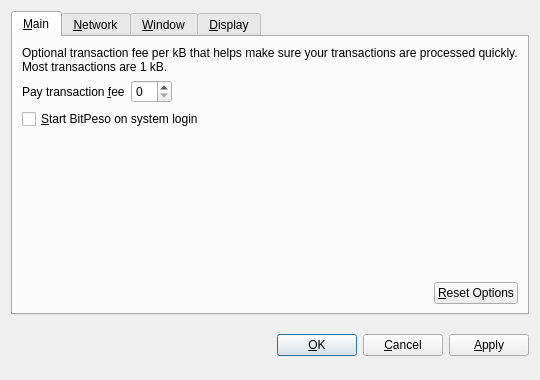
<?xml version="1.0" encoding="UTF-8"?>
<ui version="4.0">
 <class>OptionsDialog</class>
 <widget class="QDialog" name="OptionsDialog">
  <property name="geometry">
   <rect>
    <x>0</x>
    <y>0</y>
    <width>540</width>
    <height>380</height>
   </rect>
  </property>
  <property name="windowTitle">
   <string>Options</string>
  </property>
  <property name="modal">
   <bool>true</bool>
  </property>
  <layout class="QVBoxLayout" name="verticalLayout">
   <item>
    <widget class="QTabWidget" name="tabWidget">
     <property name="tabPosition">
      <enum>QTabWidget::North</enum>
     </property>
     <property name="currentIndex">
      <number>0</number>
     </property>
     <widget class="QWidget" name="tabMain">
      <attribute name="title">
       <string>&amp;Main</string>
      </attribute>
      <layout class="QVBoxLayout" name="verticalLayout_Main">
       <item>
        <widget class="QLabel" name="transactionFeeInfoLabel">
         <property name="text">
          <string>Optional transaction fee per kB that helps make sure your transactions are processed quickly. Most transactions are 1 kB.</string>
         </property>
         <property name="textFormat">
          <enum>Qt::PlainText</enum>
         </property>
         <property name="wordWrap">
          <bool>true</bool>
         </property>
        </widget>
       </item>
       <item>
        <layout class="QHBoxLayout" name="horizontalLayout_1_Main">
         <item>
          <widget class="QLabel" name="transactionFeeLabel">
           <property name="text">
            <string>Pay transaction &amp;fee</string>
           </property>
           <property name="textFormat">
            <enum>Qt::PlainText</enum>
           </property>
           <property name="buddy">
            <cstring>transactionFee</cstring>
           </property>
          </widget>
         </item>
         <item>
          <widget class="BitcoinAmountField" name="transactionFee"/>
         </item>
         <item>
          <spacer name="horizontalSpacer_1_Main">
           <property name="orientation">
            <enum>Qt::Horizontal</enum>
           </property>
           <property name="sizeHint" stdset="0">
            <size>
             <width>40</width>
             <height>20</height>
            </size>
           </property>
          </spacer>
         </item>
        </layout>
       </item>
       <item>
        <widget class="QCheckBox" name="bitcoinAtStartup">
         <property name="toolTip">
          <string>Automatically start BitPeso after logging in to the system.</string>
         </property>
         <property name="text">
          <string>&amp;Start BitPeso on system login</string>
         </property>
        </widget>
       </item>
       <item>
        <spacer name="verticalSpacer_Main">
         <property name="orientation">
          <enum>Qt::Vertical</enum>
         </property>
         <property name="sizeHint" stdset="0">
          <size>
           <width>20</width>
           <height>40</height>
          </size>
         </property>
        </spacer>
       </item>
       <item>
        <layout class="QHBoxLayout" name="horizontalLayout_2_Main">
         <item>
          <spacer name="horizontalSpacer_2_Main">
           <property name="orientation">
            <enum>Qt::Horizontal</enum>
           </property>
           <property name="sizeHint" stdset="0">
            <size>
             <width>40</width>
             <height>20</height>
            </size>
           </property>
          </spacer>
         </item>
         <item>
          <widget class="QPushButton" name="resetButton">
           <property name="toolTip">
            <string>Reset all client options to default.</string>
           </property>
           <property name="text">
            <string>&amp;Reset Options</string>
           </property>
           <property name="autoDefault">
            <bool>false</bool>
           </property>
          </widget>
         </item>
        </layout>
       </item>
      </layout>
     </widget>
     <widget class="QWidget" name="tabNetwork">
      <attribute name="title">
       <string>&amp;Network</string>
      </attribute>
      <layout class="QVBoxLayout" name="verticalLayout_Network">
       <item>
        <widget class="QCheckBox" name="mapPortUpnp">
         <property name="toolTip">
          <string>Automatically open the BitPeso client port on the router. This only works when your router supports UPnP and it is enabled.</string>
         </property>
         <property name="text">
          <string>Map port using &amp;UPnP</string>
         </property>
        </widget>
       </item>
       <item>
        <widget class="QCheckBox" name="connectSocks">
         <property name="toolTip">
          <string>Connect to the BitPeso network through a SOCKS proxy (e.g. when connecting through Tor).</string>
         </property>
         <property name="text">
          <string>&amp;Connect through SOCKS proxy:</string>
         </property>
        </widget>
       </item>
       <item>
        <layout class="QHBoxLayout" name="horizontalLayout_Network">
         <item>
          <widget class="QLabel" name="proxyIpLabel">
           <property name="text">
            <string>Proxy &amp;IP:</string>
           </property>
           <property name="textFormat">
            <enum>Qt::PlainText</enum>
           </property>
           <property name="buddy">
            <cstring>proxyIp</cstring>
           </property>
          </widget>
         </item>
         <item>
          <widget class="QValidatedLineEdit" name="proxyIp">
           <property name="maximumSize">
            <size>
             <width>140</width>
             <height>16777215</height>
            </size>
           </property>
           <property name="toolTip">
            <string>IP address of the proxy (e.g. 127.0.0.1)</string>
           </property>
          </widget>
         </item>
         <item>
          <widget class="QLabel" name="proxyPortLabel">
           <property name="text">
            <string>&amp;Port:</string>
           </property>
           <property name="textFormat">
            <enum>Qt::PlainText</enum>
           </property>
           <property name="buddy">
            <cstring>proxyPort</cstring>
           </property>
          </widget>
         </item>
         <item>
          <widget class="QLineEdit" name="proxyPort">
           <property name="maximumSize">
            <size>
             <width>55</width>
             <height>16777215</height>
            </size>
           </property>
           <property name="toolTip">
            <string>Port of the proxy (e.g. 9050)</string>
           </property>
          </widget>
         </item>
         <item>
          <widget class="QLabel" name="socksVersionLabel">
           <property name="text">
            <string>SOCKS &amp;Version:</string>
           </property>
           <property name="textFormat">
            <enum>Qt::PlainText</enum>
           </property>
           <property name="buddy">
            <cstring>socksVersion</cstring>
           </property>
          </widget>
         </item>
         <item>
          <widget class="QValueComboBox" name="socksVersion">
           <property name="toolTip">
            <string>SOCKS version of the proxy (e.g. 5)</string>
           </property>
          </widget>
         </item>
         <item>
          <spacer name="horizontalSpacer_Network">
           <property name="orientation">
            <enum>Qt::Horizontal</enum>
           </property>
           <property name="sizeHint" stdset="0">
            <size>
             <width>40</width>
             <height>20</height>
            </size>
           </property>
          </spacer>
         </item>
        </layout>
       </item>
       <item>
        <spacer name="verticalSpacer_Network">
         <property name="orientation">
          <enum>Qt::Vertical</enum>
         </property>
         <property name="sizeHint" stdset="0">
          <size>
           <width>20</width>
           <height>40</height>
          </size>
         </property>
        </spacer>
       </item>
      </layout>
     </widget>
     <widget class="QWidget" name="tabWindow">
      <attribute name="title">
       <string>&amp;Window</string>
      </attribute>
      <layout class="QVBoxLayout" name="verticalLayout_Window">
       <item>
        <widget class="QCheckBox" name="minimizeToTray">
         <property name="toolTip">
          <string>Show only a tray icon after minimizing the window.</string>
         </property>
         <property name="text">
          <string>&amp;Minimize to the tray instead of the taskbar</string>
         </property>
        </widget>
       </item>
       <item>
        <widget class="QCheckBox" name="minimizeOnClose">
         <property name="toolTip">
          <string>Minimize instead of exit the application when the window is closed. When this option is enabled, the application will be closed only after selecting Quit in the menu.</string>
         </property>
         <property name="text">
          <string>M&amp;inimize on close</string>
         </property>
        </widget>
       </item>
       <item>
        <spacer name="verticalSpacer_Window">
         <property name="orientation">
          <enum>Qt::Vertical</enum>
         </property>
         <property name="sizeHint" stdset="0">
          <size>
           <width>20</width>
           <height>40</height>
          </size>
         </property>
        </spacer>
       </item>
      </layout>
     </widget>
     <widget class="QWidget" name="tabDisplay">
      <attribute name="title">
       <string>&amp;Display</string>
      </attribute>
      <layout class="QVBoxLayout" name="verticalLayout_Display">
       <item>
        <layout class="QHBoxLayout" name="horizontalLayout_1_Display">
         <item>
          <widget class="QLabel" name="langLabel">
           <property name="text">
            <string>User Interface &amp;language:</string>
           </property>
           <property name="textFormat">
            <enum>Qt::PlainText</enum>
           </property>
           <property name="buddy">
            <cstring>lang</cstring>
           </property>
          </widget>
         </item>
         <item>
          <widget class="QValueComboBox" name="lang">
           <property name="toolTip">
            <string>The user interface language can be set here. This setting will take effect after restarting BitPeso.</string>
           </property>
          </widget>
         </item>
        </layout>
       </item>
       <item>
        <layout class="QHBoxLayout" name="horizontalLayout_2_Display">
         <item>
          <widget class="QLabel" name="unitLabel">
           <property name="text">
            <string>&amp;Unit to show amounts in:</string>
           </property>
           <property name="textFormat">
            <enum>Qt::PlainText</enum>
           </property>
           <property name="buddy">
            <cstring>unit</cstring>
           </property>
          </widget>
         </item>
         <item>
          <widget class="QValueComboBox" name="unit">
           <property name="toolTip">
            <string>Choose the default subdivision unit to show in the interface and when sending coins.</string>
           </property>
          </widget>
         </item>
        </layout>
       </item>
       <item>
        <widget class="QCheckBox" name="displayAddresses">
         <property name="toolTip">
          <string>Whether to show BitPeso addresses in the transaction list or not.</string>
         </property>
         <property name="text">
          <string>&amp;Display addresses in transaction list</string>
         </property>
        </widget>
       </item>
       <item>
        <spacer name="verticalSpacer_Display">
         <property name="orientation">
          <enum>Qt::Vertical</enum>
         </property>
         <property name="sizeHint" stdset="0">
          <size>
           <width>20</width>
           <height>40</height>
          </size>
         </property>
        </spacer>
       </item>
      </layout>
     </widget>
    </widget>
   </item>
   <item>
    <layout class="QHBoxLayout" name="horizontalLayout_Buttons">
     <item>
      <spacer name="horizontalSpacer_1">
       <property name="orientation">
        <enum>Qt::Horizontal</enum>
       </property>
       <property name="sizeHint" stdset="0">
        <size>
         <width>40</width>
         <height>48</height>
        </size>
       </property>
      </spacer>
     </item>
     <item>
      <widget class="QLabel" name="statusLabel">
       <property name="font">
        <font>
         <weight>75</weight>
         <bold>true</bold>
        </font>
       </property>
       <property name="text">
        <string/>
       </property>
       <property name="textFormat">
        <enum>Qt::PlainText</enum>
       </property>
       <property name="wordWrap">
        <bool>true</bool>
       </property>
      </widget>
     </item>
     <item>
      <spacer name="horizontalSpacer_2">
       <property name="orientation">
        <enum>Qt::Horizontal</enum>
       </property>
       <property name="sizeHint" stdset="0">
        <size>
         <width>40</width>
         <height>48</height>
        </size>
       </property>
      </spacer>
     </item>
     <item>
      <widget class="QPushButton" name="okButton">
       <property name="text">
        <string>&amp;OK</string>
       </property>
      </widget>
     </item>
     <item>
      <widget class="QPushButton" name="cancelButton">
       <property name="text">
        <string>&amp;Cancel</string>
       </property>
       <property name="autoDefault">
        <bool>false</bool>
       </property>
      </widget>
     </item>
     <item>
      <widget class="QPushButton" name="applyButton">
       <property name="text">
        <string>&amp;Apply</string>
       </property>
       <property name="autoDefault">
        <bool>false</bool>
       </property>
      </widget>
     </item>
    </layout>
   </item>
  </layout>
 </widget>
 <customwidgets>
  <customwidget>
   <class>BitcoinAmountField</class>
   <extends>QSpinBox</extends>
   <header>bitcoinamountfield.h</header>
  </customwidget>
  <customwidget>
   <class>QValueComboBox</class>
   <extends>QComboBox</extends>
   <header>qvaluecombobox.h</header>
  </customwidget>
  <customwidget>
   <class>QValidatedLineEdit</class>
   <extends>QLineEdit</extends>
   <header>qvalidatedlineedit.h</header>
  </customwidget>
 </customwidgets>
 <resources/>
 <connections/>
</ui>
